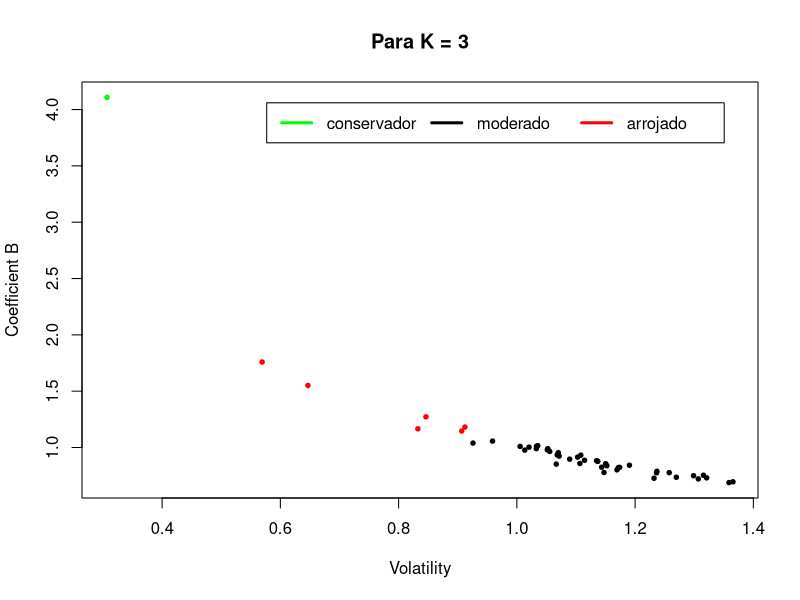
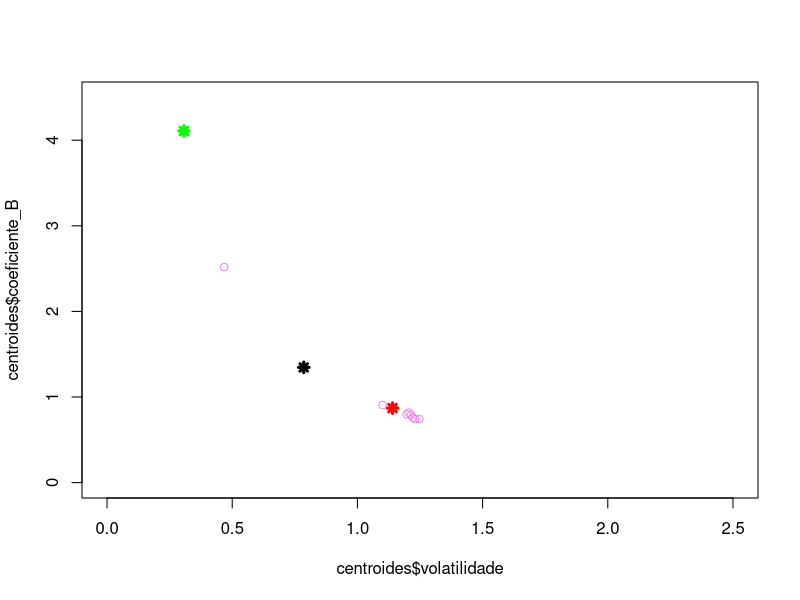
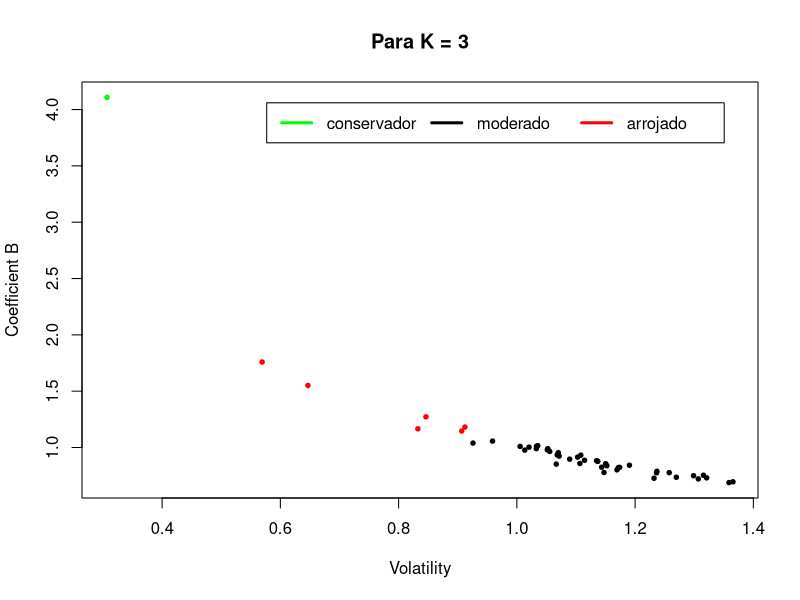
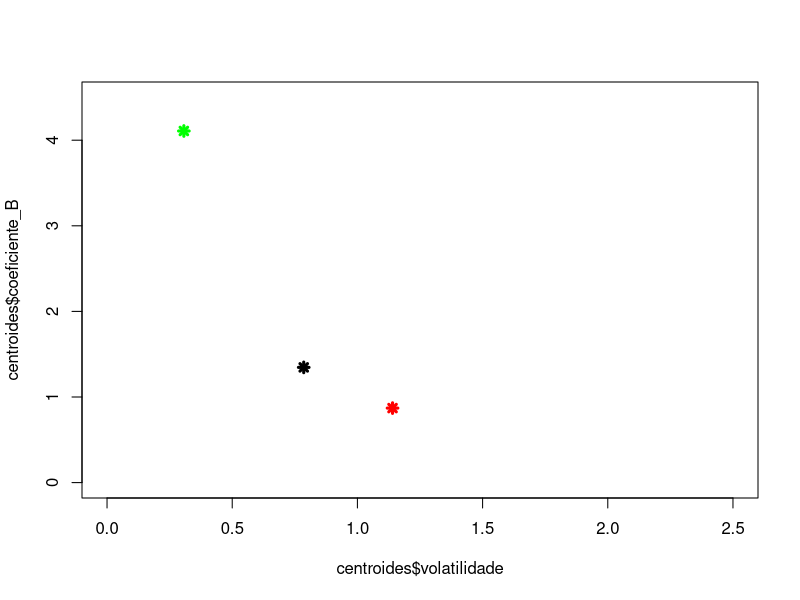
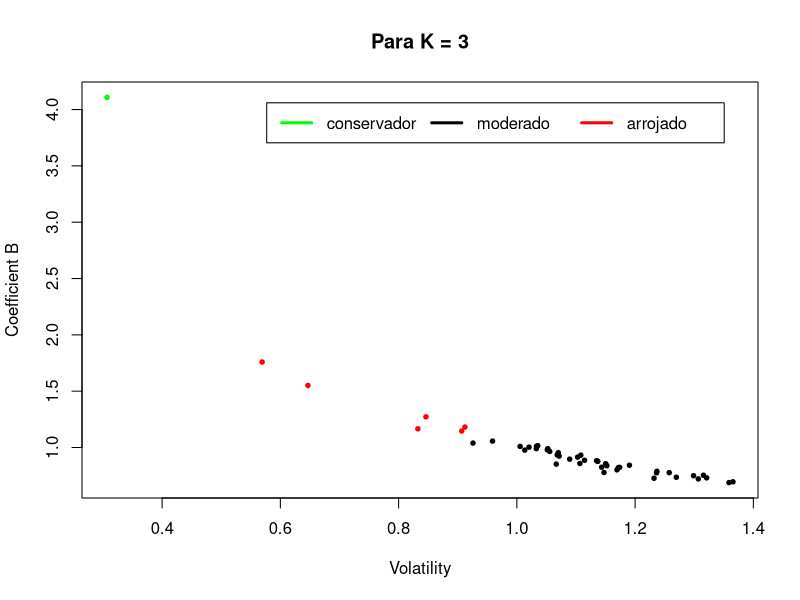
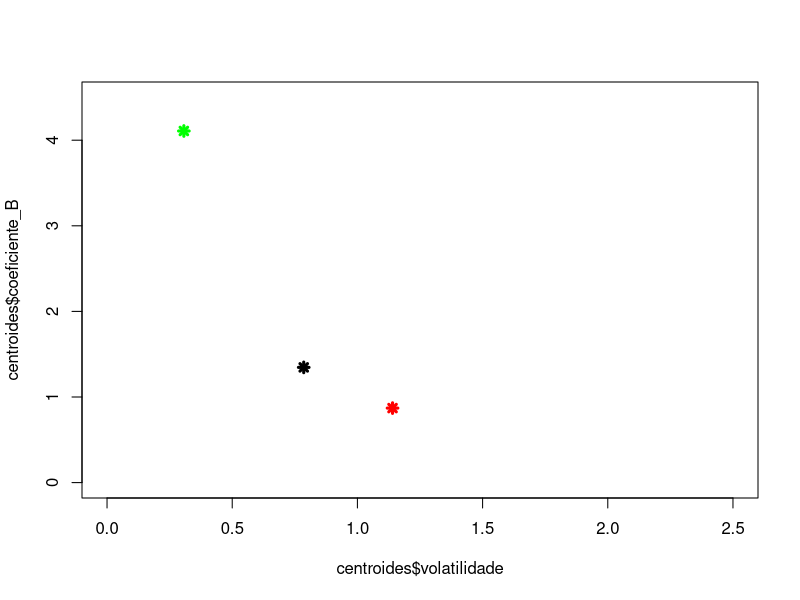
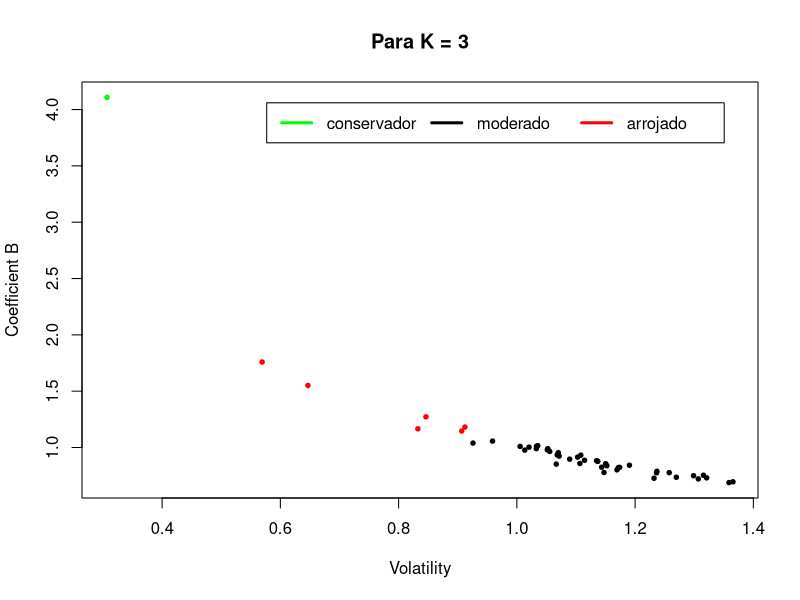
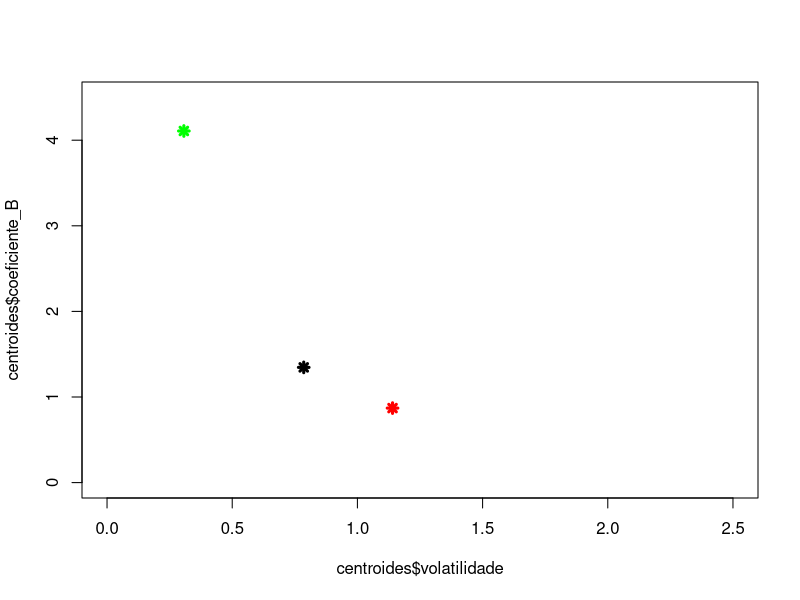

These figures' R source, in order:
dados = read.table("calculo_b_volatilidade.csv",sep=",",head=T)

retorna_cluster = function(dados,k){
  #   dados = eixo_x_y
  # k = 3
  #   dados = subset(eixo_x_y,eixo_x_y$tempo==semestre)
  iter = 45
  agrupamento = dados[,c("coeficiente_B","volatilidade")]
  km = kmeans (x = agrupamento, centers = k, iter.max = iter)
  agrupamento$cluster = km$cluster
  grupos = unique(km$cluster)
  #   print(grupos)
  dados$cluster = agrupamento$cluster
  dados$risco_b = ""
  dados$risco_b[dados$cluster == grupos[1]] = "moderado"
  dados$risco_b[dados$cluster == grupos[2]] = "arrojado"
  dados$risco_b[dados$cluster == grupos[3]] = "conservador"
  
  dados$cor = ""
  dados$cor[dados$cluster == grupos[1]] = "black"
  dados$cor[dados$cluster == grupos[2]] = "red"
  dados$cor[dados$cluster == grupos[3]] = "green"
  
  legenda = c("conservador","moderado","arrojado")
  plot(main= paste("Para K = ",k,sep =""),agrupamento$coeficiente_B~agrupamento$volatilidade,xlab="Volatility",ylab="Coefficient B", col = dados$cor,pch = 20, cex = 0.9)
  #   points(km$centers[,1]~km$centers[,2],col=4, pch = 8,lwd=2)
  legend("topright", inset=.05,legenda , lwd= 3,col =c("green","black","red") , horiz=TRUE)
  centroides = as.data.frame(km$centers)
  centroides = centroides[order(centroides$volatilidade,decreasing=T),]
  centroides = cbind(centroides,data.frame(risco = c("arrojado","moderado","conservador")))
  centroides$cor = ""
  centroides$cor[centroides$risco == "conservador"] = "green"
  centroides$cor[centroides$risco == "moderado"] = "black"
  centroides$cor[centroides$risco == "arrojado"] = "red"
  
  plot( centroides$coeficiente_B~centroides$volatilidade,col=centroides$cor, pch = 8,lwd=3,xlim=c(0,2.5),ylim=c(0,4.5))
  return(centroides)
}

faixa_temporal = unique(dados$tempo)
for( periodo in faixa_temporal){
  faixa_temporal_teste = periodo
  faixa_temporal_treino = setdiff(faixa_temporal, periodo)
  
  teste = subset(dados,dados$tempo == faixa_temporal_teste)
  treino = subset(dados,dados$tempo %in% faixa_temporal_treino)
  print(teste)
  print(treino)
  break
}


treino = subset(dados,dados$tempo< 2014)
teste = subset(dados,dados$tempo == 2014)
centroides = retorna_cluster(treino,3)
# pontos_novos = data.frame(volatilidade = c(0.9,1.1),coeficiente_B = c(1.50,0.8))
pontos_novos = teste[,c("volatilidade","coeficiente_B")]
points(pontos_novos$coeficiente_B~pontos_novos$volatilidade,col="violet")

novos_pontos_classificados = data.frame()
# ponto_estudado = 1# indices de todos os pontos

for(ponto_estudado in 1:nrow(pontos_novos)){
  centroides = retorna_cluster(treino,3)
  ponto_centroide = 1:3 # os 3 possiveis centroides dos riscos
  distancia = sqrt((pontos_novos$volatilidade[ponto_estudado] - centroides$volatilidade[ponto_centroide])^2 + (pontos_novos$coeficiente_B[ponto_estudado] - centroides$coeficiente_B[ponto_centroide])^2)
  todas_distancias = data.frame(distancias = distancia,risco =centroides$risco)
  indice_menor_distancia = which.min(todas_distancias$distancias)
  risco = as.character(todas_distancias$risco[indice_menor_distancia])
  agrupamento = cbind(pontos_novos[ponto_estudado,],risco)
  distancia_euclidiana = distancia[indice_menor_distancia]
  agrupamento = cbind(agrupamento,distancia_euclidiana)
  
  # calcula SSE de B e volatilidade
  alvo_volatilidade = centroides$volatilidade[ponto_centroide][indice_menor_distancia]
  alvo_B = centroides$coeficiente_B[ponto_centroide][indice_menor_distancia]
  
  volatilidade = pontos_novos$volatilidade[ponto_estudado]
  coeficiente_b = pontos_novos$coeficiente_B[ponto_estudado]
  
  sse_volatilidade = sum(( volatilidade-alvo_volatilidade)^2)
  sse_coeficiente_b = sum(( coeficiente_b-alvo_B)^2)
  
  agrupamento = cbind(agrupamento,sse_volatilidade)
  agrupamento = cbind(agrupamento,sse_coeficiente_b)
  
  novos_pontos_classificados = rbind(novos_pontos_classificados,agrupamento)
}
# novos_pontos_classificados = data.frame(pontos_novos$volatilidade)

novos_pontos_classificados$cor = ""
#   dados$cor[dados$cluster == grupos[1]] = "black"
#   dados$cor[dados$cluster == grupos[2]] = "green"
#   dados$cor[dados$cluster == grupos[3]] = "red"
novos_pontos_classificados$cor[novos_pontos_classificados$risco == "moderado"] = "black"
novos_pontos_classificados$cor[novos_pontos_classificados$risco == "arrojado"] = "red"
novos_pontos_classificados$cor[novos_pontos_classificados$risco == "conservador"] = "green"

points(novos_pontos_classificados$volatilidade,novos_pontos_classificados$coeficiente_B,col=novos_pontos_classificados$cor,lwd=1)
# aggregate(dados$a,list(dados$tempo),FUN=length)

